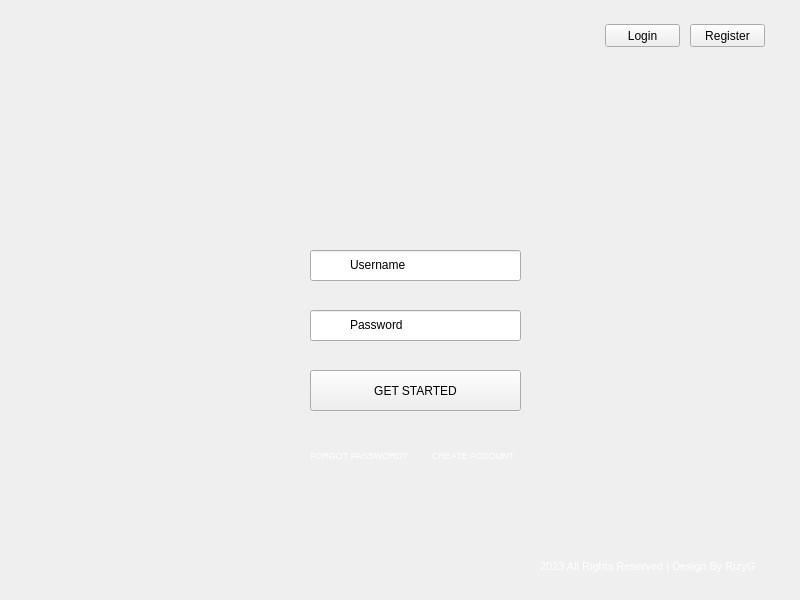
<?xml version="1.0" encoding="UTF-8"?>
<ui version="4.0">
 <class>MainWindow</class>
 <widget class="QMainWindow" name="MainWindow">
  <property name="geometry">
   <rect>
    <x>0</x>
    <y>0</y>
    <width>800</width>
    <height>600</height>
   </rect>
  </property>
  <property name="windowTitle">
   <string>MainWindow</string>
  </property>
  <widget class="QWidget" name="centralwidget">
   <widget class="QLabel" name="label">
    <property name="geometry">
     <rect>
      <x>0</x>
      <y>0</y>
      <width>800</width>
      <height>600</height>
     </rect>
    </property>
    <property name="palette">
     <palette>
      <active>
       <colorrole role="Text">
        <brush brushstyle="SolidPattern">
         <color alpha="255">
          <red>212</red>
          <green>212</green>
          <blue>212</blue>
         </color>
        </brush>
       </colorrole>
      </active>
      <inactive>
       <colorrole role="Text">
        <brush brushstyle="SolidPattern">
         <color alpha="255">
          <red>212</red>
          <green>212</green>
          <blue>212</blue>
         </color>
        </brush>
       </colorrole>
      </inactive>
      <disabled>
       <colorrole role="Text">
        <brush brushstyle="SolidPattern">
         <color alpha="255">
          <red>120</red>
          <green>120</green>
          <blue>120</blue>
         </color>
        </brush>
       </colorrole>
      </disabled>
     </palette>
    </property>
    <property name="text">
     <string/>
    </property>
    <property name="pixmap">
     <pixmap>treebackground.png</pixmap>
    </property>
    <property name="scaledContents">
     <bool>true</bool>
    </property>
   </widget>
   <widget class="QLabel" name="label_2">
    <property name="geometry">
     <rect>
      <x>338</x>
      <y>60</y>
      <width>170</width>
      <height>165</height>
     </rect>
    </property>
    <property name="text">
     <string/>
    </property>
    <property name="pixmap">
     <pixmap>../wolf-removebg-preview.png</pixmap>
    </property>
    <property name="scaledContents">
     <bool>true</bool>
    </property>
   </widget>
   <widget class="QLineEdit" name="lineEdit">
    <property name="geometry">
     <rect>
      <x>310</x>
      <y>250</y>
      <width>211</width>
      <height>31</height>
     </rect>
    </property>
   </widget>
   <widget class="QLabel" name="label_3">
    <property name="geometry">
     <rect>
      <x>350</x>
      <y>257</y>
      <width>71</width>
      <height>16</height>
     </rect>
    </property>
    <property name="palette">
     <palette>
      <active>
       <colorrole role="Text">
        <brush brushstyle="SolidPattern">
         <color alpha="255">
          <red>199</red>
          <green>199</green>
          <blue>199</blue>
         </color>
        </brush>
       </colorrole>
      </active>
      <inactive>
       <colorrole role="Text">
        <brush brushstyle="SolidPattern">
         <color alpha="255">
          <red>199</red>
          <green>199</green>
          <blue>199</blue>
         </color>
        </brush>
       </colorrole>
      </inactive>
      <disabled>
       <colorrole role="Text">
        <brush brushstyle="SolidPattern">
         <color alpha="255">
          <red>120</red>
          <green>120</green>
          <blue>120</blue>
         </color>
        </brush>
       </colorrole>
      </disabled>
     </palette>
    </property>
    <property name="font">
     <font>
      <weight>50</weight>
      <italic>false</italic>
      <bold>false</bold>
      <underline>false</underline>
      <strikeout>false</strikeout>
     </font>
    </property>
    <property name="text">
     <string>Username</string>
    </property>
   </widget>
   <widget class="QLabel" name="label_4">
    <property name="geometry">
     <rect>
      <x>327</x>
      <y>258</y>
      <width>16</width>
      <height>16</height>
     </rect>
    </property>
    <property name="text">
     <string/>
    </property>
    <property name="pixmap">
     <pixmap>usericon.png</pixmap>
    </property>
    <property name="scaledContents">
     <bool>true</bool>
    </property>
   </widget>
   <widget class="QLineEdit" name="lineEdit_2">
    <property name="geometry">
     <rect>
      <x>310</x>
      <y>310</y>
      <width>211</width>
      <height>31</height>
     </rect>
    </property>
   </widget>
   <widget class="QLabel" name="label_5">
    <property name="geometry">
     <rect>
      <x>350</x>
      <y>317</y>
      <width>61</width>
      <height>16</height>
     </rect>
    </property>
    <property name="text">
     <string>Password</string>
    </property>
   </widget>
   <widget class="QLabel" name="label_6">
    <property name="geometry">
     <rect>
      <x>327</x>
      <y>317</y>
      <width>16</width>
      <height>16</height>
     </rect>
    </property>
    <property name="text">
     <string/>
    </property>
    <property name="pixmap">
     <pixmap>lock.png</pixmap>
    </property>
    <property name="scaledContents">
     <bool>true</bool>
    </property>
   </widget>
   <widget class="QPushButton" name="pushButton">
    <property name="geometry">
     <rect>
      <x>310</x>
      <y>370</y>
      <width>211</width>
      <height>41</height>
     </rect>
    </property>
    <property name="text">
     <string>GET STARTED</string>
    </property>
   </widget>
   <widget class="QLabel" name="label_7">
    <property name="geometry">
     <rect>
      <x>310</x>
      <y>445</y>
      <width>111</width>
      <height>21</height>
     </rect>
    </property>
    <property name="font">
     <font>
      <pointsize>7</pointsize>
      <weight>50</weight>
      <bold>false</bold>
     </font>
    </property>
    <property name="text">
     <string>&lt;html&gt;&lt;head/&gt;&lt;body&gt;&lt;p&gt;&lt;span style=&quot; color:#ffffff;&quot;&gt;FORGOT PASSWORD?&lt;/span&gt;&lt;/p&gt;&lt;/body&gt;&lt;/html&gt;</string>
    </property>
   </widget>
   <widget class="QLabel" name="label_8">
    <property name="geometry">
     <rect>
      <x>432</x>
      <y>448</y>
      <width>101</width>
      <height>16</height>
     </rect>
    </property>
    <property name="font">
     <font>
      <pointsize>7</pointsize>
      <weight>50</weight>
      <bold>false</bold>
     </font>
    </property>
    <property name="text">
     <string>&lt;html&gt;&lt;head/&gt;&lt;body&gt;&lt;p&gt;&lt;span style=&quot; color:#ffffff;&quot;&gt;CREATE ACCOUNT&lt;/span&gt;&lt;/p&gt;&lt;/body&gt;&lt;/html&gt;</string>
    </property>
   </widget>
   <widget class="QLabel" name="label_9">
    <property name="geometry">
     <rect>
      <x>60</x>
      <y>560</y>
      <width>18</width>
      <height>18</height>
     </rect>
    </property>
    <property name="text">
     <string/>
    </property>
    <property name="pixmap">
     <pixmap>face.png</pixmap>
    </property>
    <property name="scaledContents">
     <bool>true</bool>
    </property>
   </widget>
   <widget class="QLabel" name="label_10">
    <property name="geometry">
     <rect>
      <x>90</x>
      <y>558</y>
      <width>23</width>
      <height>23</height>
     </rect>
    </property>
    <property name="text">
     <string/>
    </property>
    <property name="pixmap">
     <pixmap>okinsta.png</pixmap>
    </property>
    <property name="scaledContents">
     <bool>true</bool>
    </property>
   </widget>
   <widget class="QLabel" name="label_11">
    <property name="geometry">
     <rect>
      <x>120</x>
      <y>552</y>
      <width>35</width>
      <height>35</height>
     </rect>
    </property>
    <property name="text">
     <string/>
    </property>
    <property name="pixmap">
     <pixmap>twitter.png</pixmap>
    </property>
    <property name="scaledContents">
     <bool>true</bool>
    </property>
   </widget>
   <widget class="QLabel" name="label_12">
    <property name="geometry">
     <rect>
      <x>165</x>
      <y>560</y>
      <width>20</width>
      <height>20</height>
     </rect>
    </property>
    <property name="text">
     <string/>
    </property>
    <property name="pixmap">
     <pixmap>Youtube.png</pixmap>
    </property>
    <property name="scaledContents">
     <bool>true</bool>
    </property>
   </widget>
   <widget class="QLabel" name="label_13">
    <property name="geometry">
     <rect>
      <x>540</x>
      <y>559</y>
      <width>281</width>
      <height>16</height>
     </rect>
    </property>
    <property name="font">
     <font>
      <pointsize>8</pointsize>
      <weight>50</weight>
      <bold>false</bold>
     </font>
    </property>
    <property name="text">
     <string>&lt;html&gt;&lt;head/&gt;&lt;body&gt;&lt;p&gt;&lt;span style=&quot; color:#ffffff;&quot;&gt;2023 All Rights Reserved | Design By RizyG&lt;/span&gt;&lt;/p&gt;&lt;/body&gt;&lt;/html&gt;</string>
    </property>
   </widget>
   <widget class="QLabel" name="label_14">
    <property name="geometry">
     <rect>
      <x>520</x>
      <y>561</y>
      <width>13</width>
      <height>13</height>
     </rect>
    </property>
    <property name="text">
     <string/>
    </property>
    <property name="pixmap">
     <pixmap>copy.png</pixmap>
    </property>
    <property name="scaledContents">
     <bool>true</bool>
    </property>
   </widget>
   <widget class="QLabel" name="label_15">
    <property name="geometry">
     <rect>
      <x>20</x>
      <y>5</y>
      <width>65</width>
      <height>55</height>
     </rect>
    </property>
    <property name="text">
     <string/>
    </property>
    <property name="pixmap">
     <pixmap>logwolf.png</pixmap>
    </property>
    <property name="scaledContents">
     <bool>true</bool>
    </property>
   </widget>
   <widget class="QPushButton" name="pushButton_2">
    <property name="geometry">
     <rect>
      <x>605</x>
      <y>24</y>
      <width>75</width>
      <height>23</height>
     </rect>
    </property>
    <property name="text">
     <string>Login</string>
    </property>
   </widget>
   <widget class="QPushButton" name="pushButton_3">
    <property name="geometry">
     <rect>
      <x>690</x>
      <y>24</y>
      <width>75</width>
      <height>23</height>
     </rect>
    </property>
    <property name="text">
     <string>Register</string>
    </property>
   </widget>
  </widget>
 </widget>
 <resources/>
 <connections/>
</ui>
